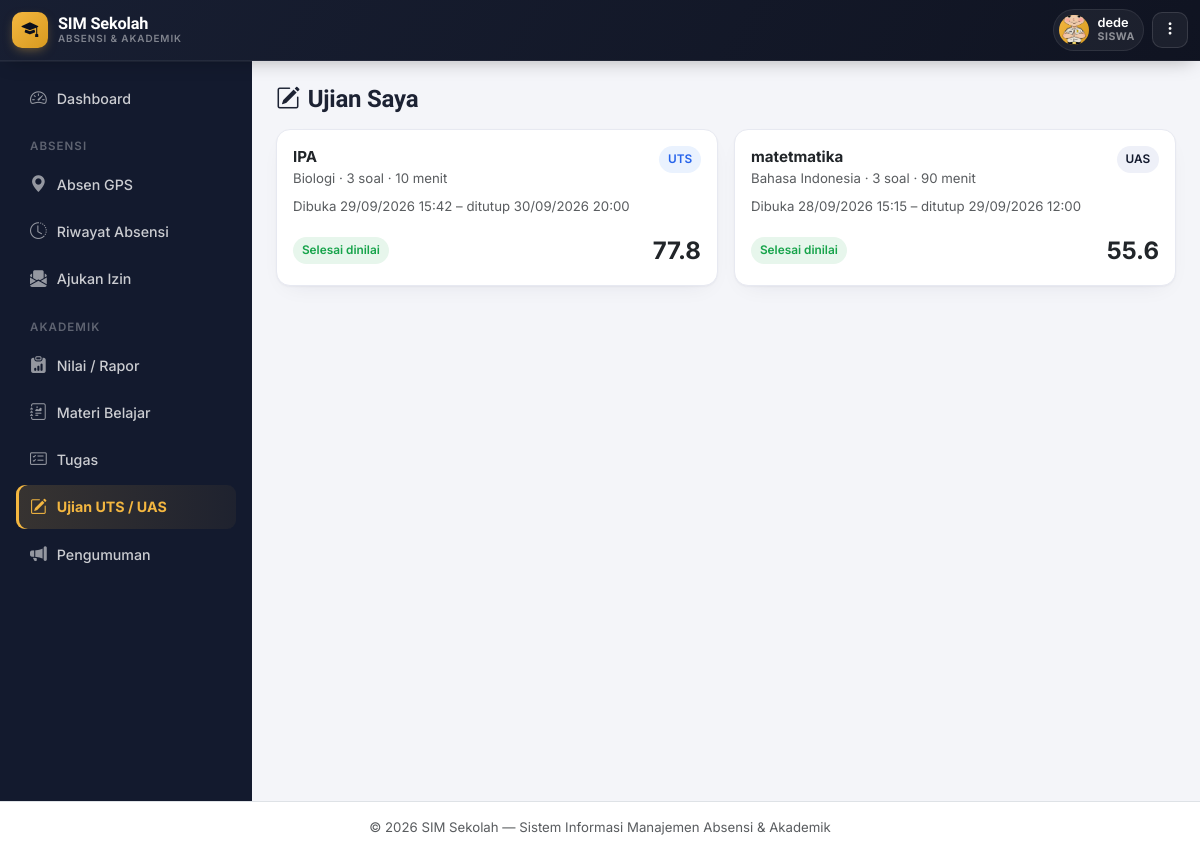
The app's page /ujian/index.php (signed in) with its own data.
### tables this page shows
CREATE TABLE `siswa` (
  `id` int NOT NULL,
  `nis` varchar(20) NOT NULL,
  `nisn` varchar(20) DEFAULT NULL,
  `nama_lengkap` varchar(100) NOT NULL,
  `jenis_kelamin` enum('L','P') NOT NULL,
  `tempat_lahir` varchar(50) DEFAULT NULL,
  `tanggal_lahir` date DEFAULT NULL,
  `agama` varchar(30) DEFAULT NULL,
  `alamat` text,
  `no_hp` varchar(20) DEFAULT NULL,
  `email` varchar(100) DEFAULT NULL,
  `nama_ayah` varchar(100) DEFAULT NULL,
  `nama_ibu` varchar(100) DEFAULT NULL,
  `no_hp_ortu` varchar(20) DEFAULT NULL,
  `pekerjaan_ortu` varchar(50) DEFAULT NULL,
  `foto` varchar(255) DEFAULT NULL,
  `kelas_id` int DEFAULT NULL,
  `status` enum('Aktif','Pindah','Lulus','Keluar') DEFAULT 'Aktif',
  `tanggal_masuk` date DEFAULT NULL,
  `created_at` timestamp NULL DEFAULT CURRENT_TIMESTAMP
);

CREATE TABLE `ujian` (
  `id` int NOT NULL,
  `judul` varchar(150) NOT NULL,
  `jenis` enum('UTS','UAS') NOT NULL,
  `kelas_id` int NOT NULL,
  `mapel_id` int NOT NULL,
  `guru_id` int DEFAULT NULL,
  `guru_nama` varchar(100) DEFAULT NULL,
  `semester` enum('Ganjil','Genap') NOT NULL,
  `tahun_ajaran` varchar(20) NOT NULL,
  `petunjuk` text,
  `durasi_menit` int NOT NULL DEFAULT '60',
  `waktu_mulai` datetime NOT NULL,
  `waktu_selesai` datetime NOT NULL,
  `acak_soal` tinyint(1) NOT NULL DEFAULT '0',
  `status` enum('Draft','Terbit') NOT NULL DEFAULT 'Draft',
  `created_at` timestamp NULL DEFAULT CURRENT_TIMESTAMP
);

CREATE TABLE `mata_pelajaran` (
  `id` int NOT NULL,
  `kode_mapel` varchar(20) DEFAULT NULL,
  `nama_mapel` varchar(100) NOT NULL,
  `kkm` int DEFAULT '75'
);

### includes/auth.php (called while the page is built, shortened)
<?php
require_once __DIR__ . '/functions.php';
function currentUser() {
    return [
        'id'       => $_SESSION['user_id'] ?? null,
        'nama'     => $_SESSION['user_nama'] ?? '',
        'role'     => $_SESSION['user_role'] ?? '',
        'siswa_id' => $_SESSION['user_siswa_id'] ?? null,
    ];
}

### includes/functions.php (called while the page is built, shortened)
<?php
function clean($str) {
    return htmlspecialchars(trim($str ?? ''), ENT_QUOTES, 'UTF-8');
}

### ujian/index.php (the view, shortened to what this page needs)
<?php
require_once __DIR__ . '/../includes/auth.php';
require_once __DIR__ . '/_lib.php';
$user = currentUser();
$now = time();
if ($user['role'] === 'siswa') {
    $stmt = $pdo->prepare("SELECT kelas_id FROM siswa WHERE id = ?");
    $stmt->execute([$user['siswa_id']]);
    $kelasId = (int)$stmt->fetchColumn();
    $stmt = $pdo->prepare("
        SELECT u.*, m.nama_mapel, p.status AS status_peserta, p.nilai_akhir, p.dinilai,
               (SELECT COUNT(*) FROM ujian_soal WHERE ujian_id = u.id) AS jml_soal
        FROM ujian u
        JOIN mata_pelajaran m ON m.id = u.mapel_id
        LEFT JOIN ujian_peserta p ON p.ujian_id = u.id AND p.siswa_id = ?
        WHERE u.kelas_id = ? AND u.status = 'Terbit'
        ORDER BY u.waktu_mulai DESC
    ");
    $stmt->execute([$user['siswa_id'], $kelasId]);
    $daftar = $stmt->fetchAll();
    include __DIR__ . '/../includes/header.php';
    ?>
    <h4 class="fw-bold mb-3"><i class="bi bi-pencil-square me-2"></i>Ujian Saya</h4>
    <div class="row g-3">
    <?php foreach ($daftar as $u):
        $mulai   = strtotime($u['waktu_mulai']);
        $selesai = strtotime($u['waktu_selesai']);
    ?>
      <div class="col-12 col-lg-6">
        <div class="card p-3 h-100">
          <div class="d-flex justify-content-between align-items-start gap-2 mb-2">
            <div>
              <div class="fw-bold"><?= clean($u['judul']) ?></div>
              <div class="small text-muted"><?= clean($u['nama_mapel']) ?> &middot; <?= (int)$u['jml_soal'] ?> soal &middot; <?= (int)$u['durasi_menit'] ?> menit</div>
            </div>
            <?= ujianBadgeJenis($u['jenis']) ?>
          </div>
          <div class="small text-muted mb-3">
            Dibuka <?= ujianFormatWaktu($u['waktu_mulai']) ?> &ndash; ditutup <?= ujianFormatWaktu($u['waktu_selesai']) ?>
          </div>
          <div class="mt-auto">
          <?php if ($u['status_peserta'] === 'Selesai'): ?>
            <?php if ($u['dinilai']): ?>
              <div class="d-flex align-items-center justify-content-between">
                <span class="badge-soft good">Selesai dinilai</span>
                <span class="fs-4 fw-bold"><?= number_format($u['nilai_akhir'], 1) ?></span>
              </div>
            <?php else: ?>
              <span class="badge-soft warn">Selesai &mdash; menunggu penilaian esai oleh guru</span>
            <?php endif; ?>
          <?php elseif ($u['jml_soal'] < 1): ?>
            <span class="badge-soft">Soal belum tersedia</span>
          <?php elseif ($now < $mulai): ?>
            <span class="badge-soft info">Belum dibuka</span>
          <?php elseif ($now >= $selesai): ?>
            <span class="badge-soft bad">Ditutup, Anda tidak mengikuti ujian ini</span>
          <?php else: ?>
            <a href="kerjakan.php?id=<?= (int)$u['id'] ?>" class="btn btn-primary w-100">
              <i class="bi bi-play-fill"></i> <?= $u['status_peserta'] === 'Berlangsung' ? 'Lanjutkan Ujian' : 'Mulai Ujian' ?>
            </a>
          <?php endif; ?>
          </div>
        </div>
      </div>
    <?php endforeach; ?>
    </div>
    <?php
    include __DIR__ . '/../includes/footer.php';
    exit;
}
include __DIR__ . '/../includes/header.php';
?>
<?php include __DIR__ . '/../includes/footer.php'; ?>

### includes/header.php (shortened to what this page needs)
<!DOCTYPE html>
<html lang="id">
<head>
<link href="https://cdn.jsdelivr.net/npm/bootstrap@5.3.3/dist/css/bootstrap.min.css" rel="stylesheet">
<link href="https://cdn.jsdelivr.net/npm/bootstrap-icons@1.11.3/font/bootstrap-icons.css" rel="stylesheet">
<link href="<?= BASE_URL ?>/assets/css/style.css" rel="stylesheet">
</head>
<body>
<?php
$roleNow = currentUser()['role'];
$roleLabel = ['admin'=>'Admin','guru'=>'Guru','wali_kelas'=>'Wali Kelas','siswa'=>'Siswa'][$roleNow] ?? $roleNow;
$namaNow = currentUser()['nama'];
$inisial = strtoupper(mb_substr($namaNow ?: '?', 0, 1));
$fotoTopbar = null;
if ($roleNow === 'siswa' && !empty(currentUser()['siswa_id'])) {
    $fotoPath = __DIR__ . '/../uploads/foto_siswa/';
    $stmtFotoNow = $pdo->prepare("SELECT foto FROM siswa WHERE id = ?");
    $stmtFotoNow->execute([currentUser()['siswa_id']]);
    $fotoNow = $stmtFotoNow->fetchColumn();
    if ($fotoNow && is_file($fotoPath . $fotoNow)) {
        $fotoTopbar = BASE_URL . '/uploads/foto_siswa/' . $fotoNow;
    }
}
?>
<nav class="navbar navbar-expand-lg gv-topbar sticky-top">
  <div class="container-fluid">
    <a class="gv-brand" href="<?= BASE_URL ?>/index.php">
      <span class="gv-brand-badge"><i class="bi bi-mortarboard-fill"></i></span>
      <span class="gv-brand-text d-none d-sm-block">
        SIM Sekolah
        <small>Absensi &amp; Akademik</small>
      </span>
    </a>
    <div class="ms-auto d-flex align-items-center gap-2">
      <div class="gv-user-chip">
        <div class="gv-user-avatar">
          <?php if ($fotoTopbar): ?>
            <img src="<?= clean($fotoTopbar) ?>" alt="Foto profil">
          <?php else: ?>
            <?= clean($inisial) ?>
          <?php endif; ?>
        </div>
        <div class="gv-user-meta d-none d-sm-block">
          <div class="name"><?= clean($namaNow) ?></div>
          <div class="role"><?= clean($roleLabel) ?></div>
        </div>
      </div>
      <div class="gv-more-wrap">
        <button class="gv-more-btn" type="button" id="btnUserMenu" aria-expanded="false" title="Menu akun">
          <i class="bi bi-three-dots-vertical"></i>
        </button>
      </div>
    </div>
  </div>
</nav>
<div class="d-flex">
<?php include __DIR__ . '/sidebar.php'; ?>
<main class="flex-grow-1 p-3 p-md-4 content-area">

### ujian/_lib.php (shortened to what this page needs)
<?php
function ujianBadgeJenis($jenis) {
    $warna = $jenis === 'UTS' ? 'info' : 'brand';
    return "<span class='badge-soft {$warna}'>" . clean($jenis) . "</span>";
}
function ujianFormatWaktu($datetime) {
    return date('d/m/Y H:i', strtotime($datetime));
}

### assets/css/style.css (style rules this page uses)
:root { --ink: #14173A; --ink-soft: #565B82; --bg: #F1F3FA; --surface: #FFFFFF; --line: #E4E7F2; --brand: #4338CA; --brand-2: #6D28D9; --brand-soft: #EEECFD; --gps: #0D9488; --gps-2: #0EA5A4; --gps-soft: #E1F5F3; --good: #16A34A; --good-soft: #E7F7ED; --warn: #D97706; --warn-soft: #FEF3E1; --bad: #DC2626; --bad-soft: #FCE8E7; --info: #2563EB; --info-soft: #E8EEFD; --radius-lg: 20px; --radius-md: 14px; --radius-sm: 9px; --shadow-1: 0 1px 2px rgba(20,23,58,.04), 0 8px 24px -12px rgba(20,23,58,.10); --shadow-2: 0 4px 10px rgba(20,23,58,.06), 0 16px 40px -16px rgba(20,23,58,.18); }
* { box-sizing: border-box; }
body { background: var(--bg); color: var(--ink); font-family: 'Inter', system-ui, sans-serif; font-size: .945rem; -webkit-font-smoothing: antialiased; }
h1, h2, h3, h4, h5, h6, .font-display { font-family: 'Sora', 'Inter', sans-serif; letter-spacing: -0.01em; color: var(--ink); }
a { text-decoration: none; }
small, .small { color: var(--ink-soft); }
.content-area { min-height: calc(100vh - 60px); padding-bottom: 90px; }
.card { border: 1px solid var(--line); border-radius: var(--radius-md); box-shadow: var(--shadow-1); }
.badge-soft { border-radius: 999px; font-weight: 600; font-size: .74rem; padding: .38em .75em; }
.badge-soft.good { background: var(--good-soft); color: var(--good); }
.badge-soft.info { background: var(--info-soft); color: var(--info); }
.badge-soft.brand { background: var(--brand-soft);color: var(--brand); }

### includes/theme_gov.php (style rules this page uses)
:root { --navy:#131A2E; --navy-2:#0B0F1D; --navy-3:#1C2540; --gold:#F4B740; --gold-soft:#FDF3DD; --bg:#F4F5F9; --surface:#FFFFFF; --line:#E7E9F1; --ink:#1C2233; --ink-soft:#6B7280; --brand:#131A2E; --brand-2:#0B0F1D; --brand-soft:#EEF0F8; --gps:#2563EB; --gps-soft:#EAF2FE; --good:#16A34A; --good-soft:#E7F6EC; --warn:#EA7A1B; --warn-soft:#FDEEE0; --bad:#DC2626; --bad-soft:#FCEAEA; --info:#2563EB; --info-soft:#EAF2FE; --r-lg:16px; --r-md:12px; --r-sm:9px; --sh-sm:0 1px 2px rgba(19,26,46,.04), 0 1px 3px rgba(19,26,46,.06); --sh-md:0 4px 10px -2px rgba(19,26,46,.08), 0 8px 24px -8px rgba(19,26,46,.10); --sh-lg:0 12px 28px -6px rgba(19,26,46,.16), 0 4px 10px -4px rgba(19,26,46,.10); --ease:cubic-bezier(.4,0,.2,1); }
* { scrollbar-width:thin; scrollbar-color:#C7CBDA transparent; }
body { background:var(--bg); color:var(--ink); font-family:'Inter',system-ui,sans-serif; }

### includes/header.php (style rules this page uses)
.gv-topbar { background:linear-gradient(120deg, rgba(19,26,46,.98), rgba(11,15,29,.98)); backdrop-filter:blur(10px); box-shadow:0 1px 0 rgba(255,255,255,.05), 0 6px 20px -8px rgba(0,0,0,.35); border-bottom:1px solid rgba(255,255,255,.06); padding:.55rem 0; }
.gv-brand { display:flex; align-items:center; gap:10px; text-decoration:none; }
.gv-brand-badge { width:36px; height:36px; border-radius:10px; background:linear-gradient(135deg, var(--gold), #D89A1F); display:flex; align-items:center; justify-content:center; color:var(--navy-2); font-size:1.05rem; box-shadow:0 4px 12px -4px rgba(244,183,64,.55); flex-shrink:0; }
.gv-brand-text { font-family:'Sora',sans-serif; font-weight:800; color:#fff; font-size:1.02rem; letter-spacing:-.01em; line-height:1.1; }
.gv-brand-text small { display:block; font-family:'Inter',sans-serif; font-size:.62rem; font-weight:600; letter-spacing:.09em; text-transform:uppercase; color:rgba(255,255,255,.45); }
.gv-user-chip { display:flex; align-items:center; gap:9px; background:rgba(255,255,255,.05); border:1px solid rgba(255,255,255,.08); border-radius:30px; padding:5px 8px 5px 5px; }
.gv-user-avatar { width:30px; height:30px; border-radius:50%; background:linear-gradient(135deg,var(--gold),#D89A1F); color:var(--navy-2); font-weight:800; font-size:.8rem; display:flex; align-items:center; justify-content:center; flex-shrink:0; overflow:hidden; }
.gv-user-avatar img { width:100%; height:100%; object-fit:cover; }
.gv-user-meta { line-height:1.15; }
.gv-user-meta .name { color:#fff; font-size:.8rem; font-weight:600; }
.gv-user-meta .role { color:rgba(255,255,255,.5); font-size:.66rem; text-transform:uppercase; letter-spacing:.05em; font-weight:700; }
.gv-more-btn { width:36px; height:36px; border-radius:10px; border:1px solid rgba(255,255,255,.12); background:rgba(255,255,255,.05); color:#fff; display:flex; align-items:center; justify-content:center; transition:background .18s ease, transform .15s ease; }
.gv-more-wrap { position:relative; }

### records on screen
siswa: foto (picture)
ujian: judul "IPA", mapel.nama_mapel "Biologi", jml_soal "3", durasi_menit "10", jenis "UTS", waktu_mulai "29/09/2026 15:42", waktu_selesai "30/09/2026 20:00", nilai_akhir "77.8"
ujian: judul "matetmatika", mapel.nama_mapel "Bahasa Indonesia", jml_soal "3", durasi_menit "90", jenis "UAS", waktu_mulai "28/09/2026 15:15", waktu_selesai "29/09/2026 12:00", nilai_akhir "55.6"

### other values on screen
$namaNow "dede"
$roleLabel "SISWA"
$labelMenuIzin "Ajukan Izin"
